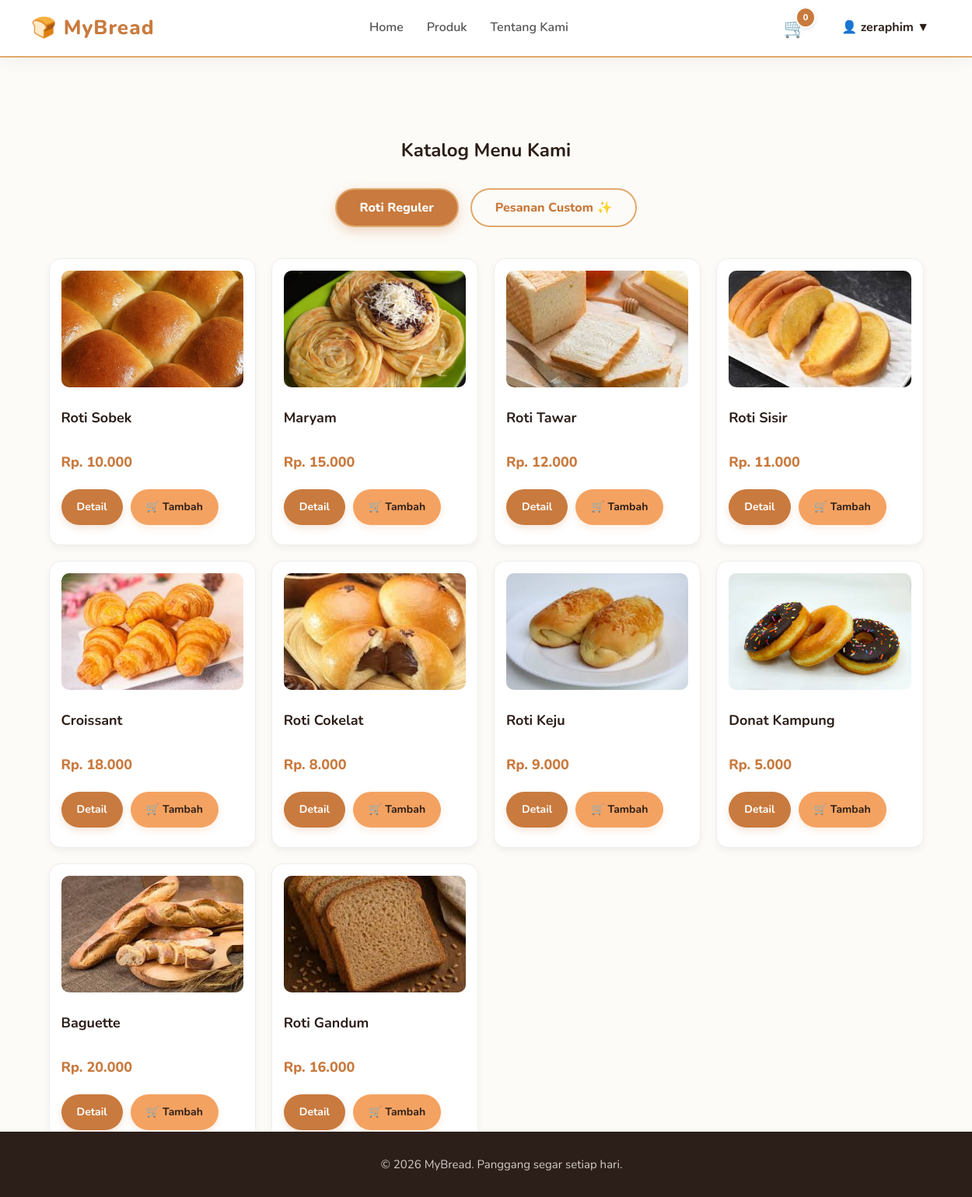
Screenshot of /produk.php (signed in) with the database file from the repository.
### tables this page shows
CREATE TABLE `products` (
  `id` int(11) NOT NULL,
  `name` varchar(100) NOT NULL,
  `price` decimal(10,0) NOT NULL,
  `img` varchar(255) NOT NULL,
  `desc` text DEFAULT NULL,
  `category` enum('Reguler','Custom') NOT NULL
);

### produk.php (the view, shortened to what this page needs)
<?php
include 'koneksi.php';
$query_reguler = mysqli_query($conn, "SELECT * FROM products WHERE category = 'Reguler'");
include 'header.php';
?>
<div class="main-content">
    <div class="container">
        <h2 style="text-align: center; color: #2C1E18;">Katalog Menu Kami</h2>
        <div class="tab-container">
            <button class="tab-btn active" onclick="bukaTab(event, 'Reguler')">Roti Reguler</button>
            <button class="tab-btn" onclick="bukaTab(event, 'Custom')">Pesanan Custom ✨</button>
        </div>
        <div id="Reguler" class="tab-content active-tab">
            <div class="product-grid">
                <?php while($p = mysqli_fetch_assoc($query_reguler)): ?>
                <div class="product-card">
                    <img src="<?= $p['img'] ?>" alt="<?= $p['name'] ?>">
                    <div class="card-body">
                        <h3><?= $p['name'] ?></h3>
                        <p class="price">Rp. <?= number_format($p['price'], 0, ',', '.') ?></p>
                        <div class="card-buttons">
                            <a href="detail.php?id=<?= $p['id'] ?>" class="btn btn-detail">Detail</a>
                            <a href="detail.php?id=<?= $p['id'] ?>" class="btn btn-tambah">🛒 Tambah</a>
                        </div>
                    </div>
                </div>
                <?php endwhile; ?>
            </div>
        </div>
    </div>
</div>
<?php include 'footer.php'; ?>

### style.css (style rules this page uses)
body { display: flex; flex-direction: column; min-height: 100vh; background-color: #FDFBF7; font-family: 'Nunito', sans-serif; color: #333; line-height: 1.6; }
html, body { height: 100%; margin: 0; padding: 0; }
.main-content { flex: 1; }
h1, h2, h3, h4, h5, h6 { color: #2C1E18; margin-top: 0; }
.container { padding-top: 60px; padding-bottom: 60px; width: 90%; max-width: 1200px; margin: 0 auto; }
.btn { display: inline-block; padding: 12px 20px; border: none; cursor: pointer; border-radius: 30px; text-decoration: none; text-align: center; font-size: 14px; font-weight: 700; transition: all 0.3s cubic-bezier(0.25, 0.8, 0.25, 1); }
.btn-tambah { background-color: #F4A261; color: #2C1E18; box-shadow: 0 4px 10px rgba(244, 162, 97, 0.2); }
.btn-detail { background-color: #C97A3E; color: #FFFFFF; box-shadow: 0 4px 10px rgba(201, 122, 62, 0.2); }
.product-grid { display: grid; grid-template-columns: repeat(4, 1fr); gap: 25px; margin-top: 30px; }
.product-card { background: #fff; border-radius: 16px; overflow: hidden; box-shadow: 0 4px 15px rgba(0, 0, 0, 0.05); transition: all 0.3s ease; display: flex; flex-direction: column; border: 1px solid #F0E6D6; }
.product-card img { width: 100%; height: 180px; object-fit: cover; }
.card-body { padding: 20px; display: flex; flex-direction: column; flex-grow: 1; }
.card-body h3 { font-size: 18px; margin: 0 0 10px 0; color: #2C1E18; }
.card-body .price { font-weight: 800; color: #C97A3E; margin-bottom: 15px; }
.card-buttons { margin-top: auto; display: flex; gap: 10px; }
.product-card { background: #fff; border-radius: 15px; overflow: hidden; display: flex; flex-direction: column; box-shadow: 0 5px 15px rgba(0, 0, 0, 0.05); border: 1px solid #eee; transition: transform 0.3s ease; }
.product-card img { width: 100%; height: 200px; object-fit: cover; }
.card-body h3 { margin-top: auto; padding-top: 15px; }
.card-body .price { color: #C97A3E; font-size: 18px; font-weight: 800; margin-bottom: 20px; }
.card-buttons { display: flex; gap: 10px; margin-top: auto; }
.tab-container { display: flex; justify-content: center; gap: 15px; margin: 30px 0 40px 0; }
.tab-btn { padding: 12px 30px; border: 2px solid #E0A96D; background: transparent; color: #C97A3E; border-radius: 30px; cursor: pointer; font-weight: 800; font-family: inherit; font-size: 16px; transition: all 0.3s ease; }
.tab-btn.active { background-color: #C97A3E; color: #FFFFFF; box-shadow: 0 5px 15px rgba(201, 122, 62, 0.3); }
.tab-content { display: none; animation: fadeEffect 0.5s; }
.tab-content.active-tab { display: block; }

### produk.php (style rules this page uses)
.main-content { padding-top: 40px; padding-bottom: 60px; min-height: 80vh; }
.container { width: 90%; max-width: 1200px; margin: 0 auto; }
.tab-container { display: flex; justify-content: center; gap: 15px; margin: 30px 0 40px 0; }
.tab-btn { padding: 12px 30px; border: 2px solid #E0A96D; background: transparent; color: #C97A3E; border-radius: 30px; cursor: pointer; font-weight: 800; font-size: 16px; transition: 0.3s; }
.tab-btn.active { background-color: #C97A3E; color: #FFFFFF; }
.tab-content { display: none; }
.tab-content.active-tab { display: block; }
.product-grid { display: grid; grid-template-columns: repeat(4, 1fr); gap: 20px; }
.product-card { background: #fff; border-radius: 15px; padding: 15px; box-shadow: 0 4px 10px rgba(0,0,0,0.05); display: flex; flex-direction: column; }
.product-card img { width: 100%; height: 150px; object-fit: cover; border-radius: 10px; }
.card-body { padding: 10px 0; flex-grow: 1; }

### rows the page displays
products: img (picture), name "Roti Sobek", price "10.000"
products: img (picture), name "Maryam", price "15.000"
products: img (picture), name "Roti Tawar", price "12.000"
products: img (picture), name "Roti Sisir", price "11.000"
products: img (picture), name "Croissant", price "18.000"
products: img (picture), name "Roti Cokelat", price "8.000"
products: img (picture), name "Roti Keju", price "9.000"
products: img (picture), name "Donat Kampung", price "5.000"
products: img (picture), name "Baguette", price "20.000"
products: img (picture), name "Roti Gandum", price "16.000"

### other values shown
$total_cart "0"
$_SESSION['user'] "zeraphim"
